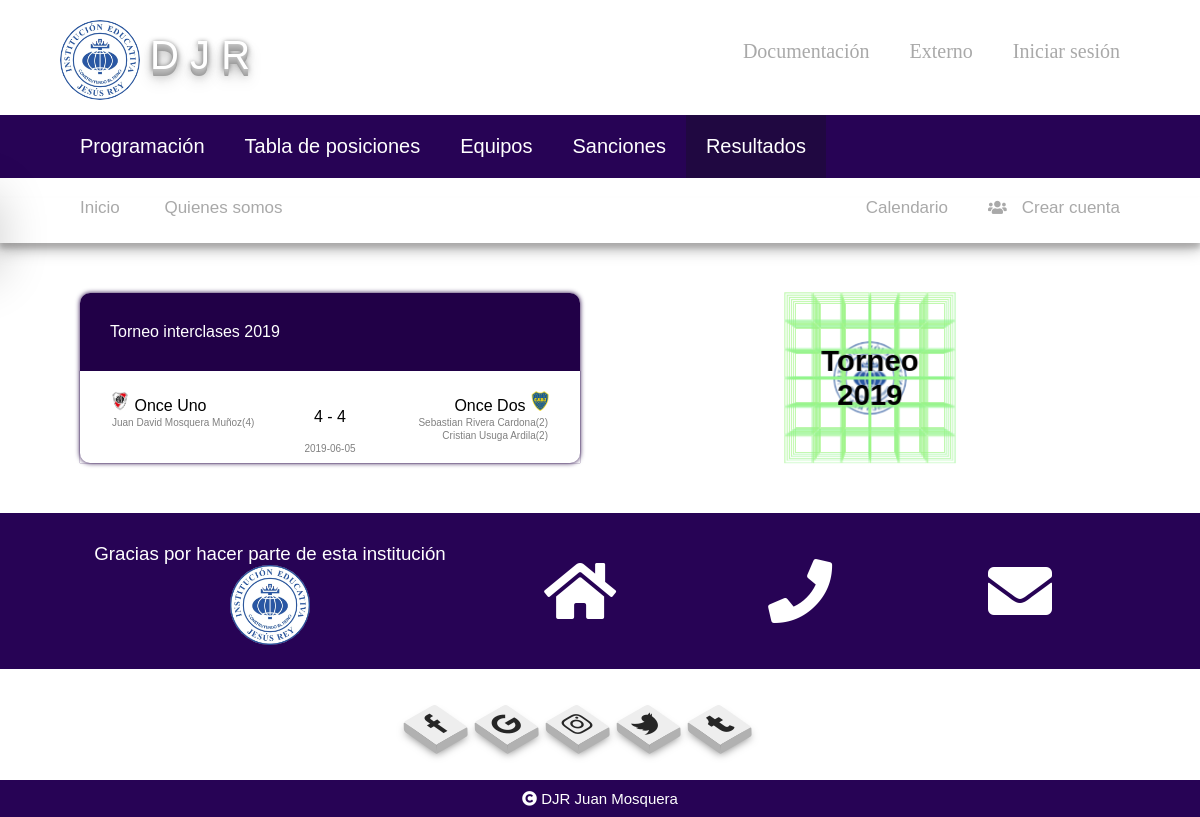
The app's page /resultados.php with its own data.
### tables this page shows
CREATE TABLE `resultados` (
  `id_resultado` int(10) UNSIGNED NOT NULL,
  `golesLocal` int(11) NOT NULL,
  `golesVisitante` int(11) NOT NULL,
  `id_partido_res` int(10) UNSIGNED NOT NULL
);

CREATE TABLE `equipos` (
  `id_equipo` int(10) UNSIGNED NOT NULL,
  `nombreEquipo` varchar(30) NOT NULL,
  `puntos` int(11) NOT NULL DEFAULT '0',
  `escudo` varchar(30) NOT NULL
);

CREATE TABLE `partidos` (
  `id_partido` int(10) UNSIGNED NOT NULL,
  `fechaPartido` date NOT NULL,
  `id_equipoLocal` int(10) UNSIGNED NOT NULL,
  `id_equipoVisitante` int(10) UNSIGNED NOT NULL
);

### resultados.php (the view, shortened to what this page needs)
<!DOCTYPE html>
<html lang="es">
<head>
    <?php require 'include/links.php' ?>
    <link rel="stylesheet" href="css/admin.css">
    <link rel="stylesheet" href="css/resultados.css">
</head>
<body>
<?php  require 'include/menu.php'; ?>
    <div class="container">
        <div class="row">
            <div class="resultados">
                <div class="dettorneo">
                    Torneo interclases <?php echo date("Y") ?>
                </div>
    <?php
        $resultados = "SELECT * FROM resultados";
        $resultados = $conn->query($resultados);
        if($resultados->num_rows > 0){
            while($dat_resultados = $resultados->fetch_assoc()){
                $idpartido = $dat_resultados['id_partido_res'];
                $select_partido =$conn->query("SELECT * FROM partidos WHERE id_partido =$idpartido");
                $ids_partido =$select_partido->fetch_row();
                $idl = $ids_partido[2];
                $idv = $ids_partido[3];
                $select_equipol = $conn->query("SELECT nombreEquipo, escudo FROM equipos WHERE id_equipo = $idl");
                $select_equipov = $conn->query("SELECT nombreEquipo, escudo FROM equipos WHERE id_equipo = $idv");
                $datos_l = $select_equipol->fetch_row();
                $datos_v = $select_equipov->fetch_row();
                $jug_e_l = "SELECT jugadores.nombreJugador, jugadores.apellidosJugador, goles.numeroGoles FROM goles INNER JOIN jugadores ON goles.id_jugador_g = jugadores.id_jugador WHERE id_equipo_jug = $idl and id_partido_g = $idpartido";
                $jug_e_v = "SELECT jugadores.nombreJugador, jugadores.apellidosJugador, goles.numeroGoles FROM goles INNER JOIN jugadores ON goles.id_jugador_g = jugadores.id_jugador WHERE id_equipo_jug = $idv and id_partido_g = $idpartido";
                $jug_e_v = $conn->query($jug_e_v);
                $jug_e_l = $conn->query($jug_e_l);
                echo "<div class='resultado-r'>
                <div class='equ1'>
                    <img src='$datos_l[1]'>
                    <span>$datos_l[0]</span>";
                    if($jug_e_l->num_rows > 0){
                        while($anotadoresl = $jug_e_l->fetch_assoc()){
                            echo "<div class='anot'>".$anotadoresl['nombreJugador']." ".$anotadoresl['apellidosJugador']."(".$anotadoresl['numeroGoles'].")</div>";
                        }
                    }
                echo "
                </div>
                <span class='marcador-r'>".$dat_resultados['golesLocal']." - ".$dat_resultados['golesVisitante']."</span>
                <div class='fecha-result'>$ids_partido[1]</div>
                <div class='equ2'>
                    <span>$datos_v[0]</span>
                    <img src='$datos_v[1]'> <br>";
                    if($jug_e_v->num_rows > 0){
                        while($anotadoresv = $jug_e_v->fetch_assoc()){
                            echo "<div class='anot'>".$anotadoresv['nombreJugador']." ".$anotadoresv['apellidosJugador']."(".$anotadoresv['numeroGoles'].")</div>";
                        }
                    }
                    echo "
                        </div>
                    </div>";
            }
        }else{
            echo "<div style='margin:30px auto; padding: 20px'>Aún no hay resultados disponibles</div>";
        }
    ?>
            </div>
            <div class="espacio">
                <div class="c-grande">
                <img src="imagenes/jesusrey.jpg">
                <span>Torneo 2019</span>
                </div>
            </div>
        </div>
    </div>
    <?php
    require "include/footer.php";
    ?>
</body>
</html>

### css/diseño.css (style rules this page uses)
* { padding: 0; margin: 0; box-sizing: border-box; }
body { font-family: georgia; }
* { font-family: PremierSans-Bold,Arial,Helvetica Neue,Helvetica,sans-serif; font-weight: 400; }
.row { margin-left: auto; margin-right: auto; margin-bottom: 20px; margin-top: 20px; display: flex; flex-direction: row; flex-wrap: wrap; }
.row::after { content: ""; clear: both; display: table; }
.container { width: 100%; padding-left: 60px; padding-right: 60px; padding-top: auto; padding-bottom: auto; }

### css/resultados.css (style rules this page uses)
.resultados { width: 500px; border-radius: 10px; margin: 30px 20px; box-shadow: 0 0 5px #210043; }
.dettorneo { border-top-right-radius: 10px; border-top-left-radius: 10px; padding: 30px; color: white; background: #210047; }
.resultado-r { position: relative; display: flex; box-shadow: 0px 0 1px #210043; }
.resultado-r:last-child { border-bottom: none; }
.resultado-r .marcador-r { position: absolute; top: 50%; left: 50%; transform: translate(-50%, -50%); }
.resultado-r .fecha-result { position: absolute; bottom: 10%; left: 50%; transform: translateX(-50%); font-size: 10px; color: gray; }
.equ2 { text-align: right; }
.equ1, .equ2 { width: 50%; padding: 20px 30px; }
.equ1 img, .equ2 img { width: 20px; }
.equ1 .anot, .equ2 .anot { margin: 2px; font-size: 10px; color: gray; }
.c-grande { width: 150px; height: 150px; box-sizing: content-box; position: relative; transform-style: preserve-3d; transform-origin: center; transform: perspective(1000px); animation: rotate-y 4s infinite linear; }
.c-grande span { position: absolute; left: 50%; top: 50%; transform: translate(-50%, -50%) translateZ(150px); font-size: 25px; text-align: center; font-weight: 800; }
.c-grande img { width: 50%; border-radius: 100%; position: absolute; left: 50%; top: 50%; transform: translate(-50%, -50%) rotateY(180deg) translateZ(25px); }
.espacio { min-height: 150px; margin: auto; }

### records on screen
resultados: equipos.escudo (picture), equipos.nombreEquipo "Once Uno", nombreJugador "Juan David", apellidosJugador "Mosquera Muñoz", numeroGoles "4", golesLocal "4", golesVisitante "4", id_partido_res.fechaPartido "2019-06-05", equipos.nombreEquipo "Once Dos", nombreJugador "Sebastian", apellidosJugador "Rivera Cardona", numeroGoles "2", nombreJugador "Cristian", apellidosJugador "Usuga Ardila"
